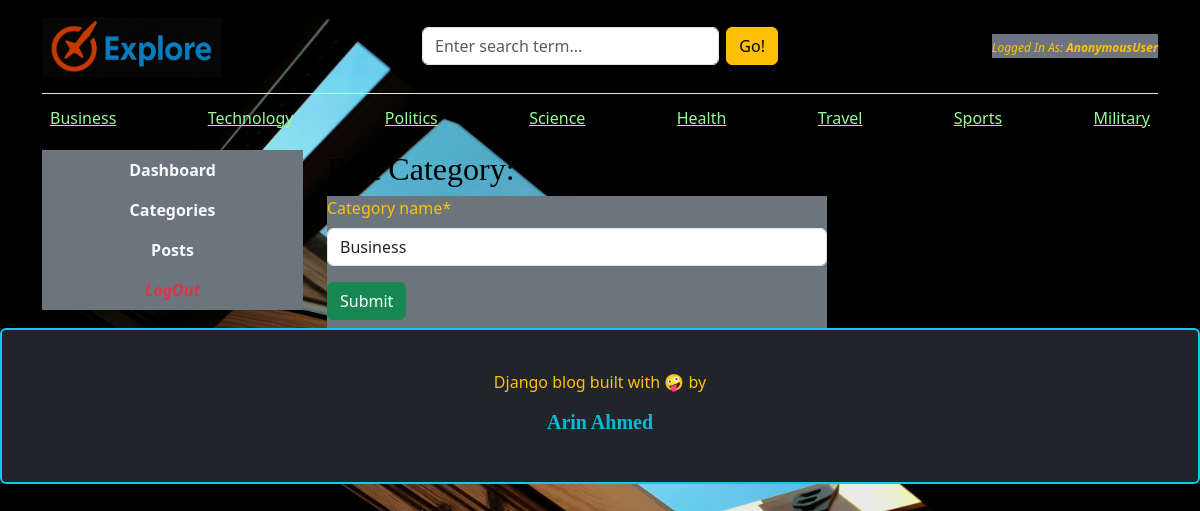
The app's page /dashboard/categories/edit/2/ with its own data.
### blogs/models.py (models this page shows, shortened)
class Image(models.Model):
    title = models.CharField(max_length=50)
    image_file = models.ImageField(upload_to='images/')  # Saves to `MEDIA_ROOT/images/`
    uploaded_at = models.DateTimeField(auto_now_add=True)

class Category(models.Model):
    category_name = models.CharField(max_length=50,unique=True) # unique = True krle nam ta unique hisbe nibe,jeta second time use kra jbe na
    created_at = models.DateTimeField(auto_now_add=True)
    updated_at = models.DateTimeField(auto_now=True)
    class Meta:
        verbose_name_plural = 'Categories'

### dashboards/views.py (the view)
# urls.py: path('categories/edit/<int:pk>/',views.edit_category,name='edit_category'),
def edit_category(rqst,pk):
    category = get_object_or_404(Category,pk=pk)
    if rqst.method == 'POST':
        form = CategoryForm(rqst.POST , instance=category)
        if form.is_valid():
            form.save()
            return redirect('categories')
    form = CategoryForm(instance=category) # intance er jnno edit form a oi category ta show krbe jeta edit krte chai
    context = {
        'form':form,
        'category':category, # ei category ta edit form a action er pk dite kaje lagbe
    }
    return render(rqst,'dashboard/edit_category.html',context)

### dashboards/forms.py
class CategoryForm(forms.ModelForm):
    class Meta:
       model = Category
       fields = '__all__'

### blogs/context_processors.py (called while the page is built)
def get_categories(rqst):
    categories = Category.objects.all()
    return dict(categories = categories) # ekhn autometically categories gula prottekta html page a dhuke jabe

def get_social_links(rqst):
    social_links = SocialLink.objects.all()
    return dict(social_links=social_links)

def image1(rqst):
    logo = Image.objects.get(title="Logo")
    return {'image1':logo}

def image2(rqst):
    WebsiteName = Image.objects.get(title="WebsiteName")
    return {'image2':WebsiteName}

def image3(rqst):
    BackgroundImage = Image.objects.get(title="BackgroundImage")
    return {'image3':BackgroundImage}

### templates/dashboard/edit_category.html (shortened to what this page needs)
{% extends "base.html" %}
{% block navigation_links %}
    <span class="text-warning bg-secondary"><i style="font-size: 1vw;">Logged In As: <b>{{user}}</b></i></span>
{% endblock %}
{% block content %}
{% load crispy_forms_tags %}
<div class="row">
    {% include 'dashboard/sidebar.html' %}
     <div class="col-md-9">
        <h2>Edit Category:</h2>
        <form action="{% url 'edit_category' category.id %}" method="POST" style="width: 500px;" class="bg-secondary text-warning">
            {{form | crispy}}
            <button type="submit" class="btn btn-success mb-2">Submit</button>
        </form>
     </div>
</div>
{% endblock %}

### templates/base.html (shortened to what this page needs)
<!DOCTYPE html>
<html lang="en">
{% load static %}
<head>
    <link rel="stylesheet" href="https://cdnjs.cloudflare.com/ajax/libs/font-awesome/4.7.0/css/font-awesome.min.css">
    <link href="https://cdn.jsdelivr.net/npm/bootstrap@5.3.3/dist/css/bootstrap.min.css" rel="stylesheet">
    <link rel="stylesheet" href="{% static 'css/blog.css' %}">
</head>
<body data-user-authenticated="{% if user.is_authenticated %}true{% else %}false{% endif %}" data-user-id="{% if user.is_authenticated %}{{ user.id }}{% else %}null{% endif %}">
    <div class="container">
      <header class="blog-header py-3">
        <div class="row align-items-center">
          <div class="col-12 col-md-3 col-lg-4 text-center text-md-start mb-2 mb-md-0">
            <a class="blog-header-logo" id="headLine" href="/">
              <img src="{{image2.image_file.url}}" alt="Explore" class="img-fluid" style="max-height: 60px; max-width: 180px;">
            </a>
          </div>
          <div class="col-12 col-md-6 col-lg-4 mb-2 mb-md-0">
            <form action="{% url 'search' %}" method="GET">
              <div class="input-group">
                <input class="form-control search-box me-2 rounded" type="text" name="keyword" value="{{kywrd}}" placeholder="Enter search term..." autocomplete="off" aria-label="Enter search term..." aria-describedby="button-search" />
                <button type="submit" class="btn btn-warning rounded" id="button-search">Go!</button>
              </div>
            </form>
          </div>
          <div class="col-12 col-md-3 col-lg-4 d-flex justify-content-center justify-content-md-end align-items-center">
            {% block navigation_links %}{% endblock %}
          </div>
        </div>
      </header>
      <div class="nav-scroller py-1 mb-2">
        <nav class="nav d-flex flex-wrap justify-content-center justify-content-md-between">
        {% for cat in categories %}
          <a class="p-2 text-nowrap" id="cat_nam" href="{% url 'posts_by_category' cat.id %}" style="color:palegreen;">{{cat.category_name}}</a>
        {% endfor %}
        </nav>
      </div>
    {% block content %}
    {% endblock %}
    </div>
    <footer class="blog-footer bg-dark text-warning border border-info border-2 rounded">
        <p>Django blog built with 🤪 by <h5 class="text-info" style='opacity:0.8789'><b>Arin Ahmed</b></h5></p>
    </footer>
</body>
</html>

### static/css/blog.css (style rules this page uses)
.blog-header { border-bottom: 1px solid #e5e5e5; }
.blog-header-logo { font-family: "Playfair Display", Georgia, "Times New Roman", serif; font-size: 2.25rem; }
h1, h2, h3, h4, h5, h6 { font-family: "Playfair Display", Georgia, "Times New Roman", serif; }
.blog-footer { padding: 2.5rem 0; color: #727272; text-align: center; background-color: #f9f9f9; border-top: .05rem solid #e5e5e5; }

### templates/dashboard/edit_category.html (style rules this page uses)
body { background-color: bisque !important; color: black !important; }

### records on screen
Image: image_file (picture)
Category: category_name "Business"
Category: category_name "Technology"
Category: category_name "Politics"
Category: category_name "Science"
Category: category_name "Health"
Category: category_name "Travel"
Category: category_name "Sports"
Category: category_name "Military"

### other values on screen
{{ user }} "AnonymousUser"
